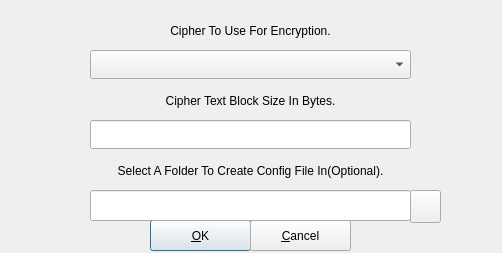
<?xml version="1.0" encoding="UTF-8"?>
<ui version="4.0">
 <class>cryfscreateoptions</class>
 <widget class="QDialog" name="cryfscreateoptions">
  <property name="geometry">
   <rect>
    <x>0</x>
    <y>0</y>
    <width>502</width>
    <height>253</height>
   </rect>
  </property>
  <property name="windowTitle">
   <string>Select Volume Creation Options</string>
  </property>
  <widget class="QComboBox" name="comboBox">
   <property name="geometry">
    <rect>
     <x>90</x>
     <y>50</y>
     <width>321</width>
     <height>29</height>
    </rect>
   </property>
  </widget>
  <widget class="QLabel" name="label">
   <property name="geometry">
    <rect>
     <x>10</x>
     <y>10</y>
     <width>481</width>
     <height>41</height>
    </rect>
   </property>
   <property name="text">
    <string>Cipher To Use For Encryption.</string>
   </property>
   <property name="alignment">
    <set>Qt::AlignCenter</set>
   </property>
   <property name="wordWrap">
    <bool>true</bool>
   </property>
  </widget>
  <widget class="QLabel" name="label_2">
   <property name="geometry">
    <rect>
     <x>10</x>
     <y>80</y>
     <width>481</width>
     <height>41</height>
    </rect>
   </property>
   <property name="text">
    <string>Cipher Text Block Size In Bytes.</string>
   </property>
   <property name="alignment">
    <set>Qt::AlignCenter</set>
   </property>
   <property name="wordWrap">
    <bool>true</bool>
   </property>
  </widget>
  <widget class="QLineEdit" name="lineEdit">
   <property name="geometry">
    <rect>
     <x>90</x>
     <y>120</y>
     <width>321</width>
     <height>29</height>
    </rect>
   </property>
  </widget>
  <widget class="QPushButton" name="pbOK">
   <property name="geometry">
    <rect>
     <x>150</x>
     <y>220</y>
     <width>101</width>
     <height>31</height>
    </rect>
   </property>
   <property name="text">
    <string>&amp;OK</string>
   </property>
  </widget>
  <widget class="QPushButton" name="pbCancel">
   <property name="geometry">
    <rect>
     <x>250</x>
     <y>220</y>
     <width>101</width>
     <height>31</height>
    </rect>
   </property>
   <property name="text">
    <string>&amp;Cancel</string>
   </property>
  </widget>
  <widget class="QLabel" name="label_3">
   <property name="geometry">
    <rect>
     <x>10</x>
     <y>150</y>
     <width>481</width>
     <height>41</height>
    </rect>
   </property>
   <property name="text">
    <string>Select A Folder To Create Config File In(Optional).</string>
   </property>
   <property name="alignment">
    <set>Qt::AlignCenter</set>
   </property>
   <property name="wordWrap">
    <bool>true</bool>
   </property>
  </widget>
  <widget class="QLineEdit" name="lineEdit_2">
   <property name="geometry">
    <rect>
     <x>90</x>
     <y>190</y>
     <width>321</width>
     <height>31</height>
    </rect>
   </property>
   <property name="text">
    <string/>
   </property>
   <property name="readOnly">
    <bool>true</bool>
   </property>
  </widget>
  <widget class="QPushButton" name="pbConfigPath">
   <property name="geometry">
    <rect>
     <x>410</x>
     <y>190</y>
     <width>31</width>
     <height>33</height>
    </rect>
   </property>
   <property name="text">
    <string/>
   </property>
  </widget>
 </widget>
 <tabstops>
  <tabstop>comboBox</tabstop>
  <tabstop>lineEdit</tabstop>
  <tabstop>lineEdit_2</tabstop>
  <tabstop>pbConfigPath</tabstop>
  <tabstop>pbOK</tabstop>
  <tabstop>pbCancel</tabstop>
 </tabstops>
 <resources/>
 <connections/>
</ui>
